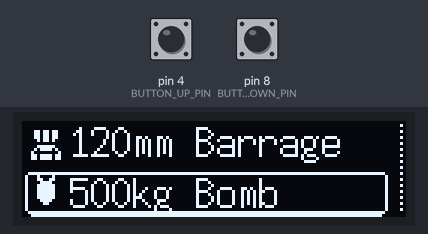
Simulated run of this sketch. Board: Arduino Uno, built with avr-gcc and run on an emulated ATmega328P. Parts: 128×32 one-colour display. Inputs (shaded band) come from the test bench; at power-on: pin 4 (BUTTON_UP_PIN) HIGH, pin 8 (BUTTON_DOWN_PIN) HIGH.

Above: at 1.2 s.
1.3 s: pin 4 (BUTTON_UP_PIN) pulled LOW for 0.15 s
At 1.9 s:
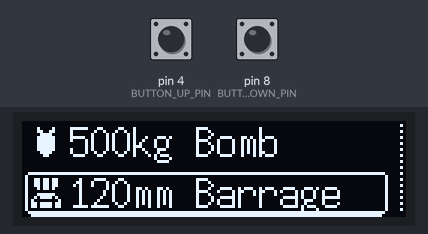
Timing chart, 0 to 4.3 s (numbered marks = the images above; inputs shaded):
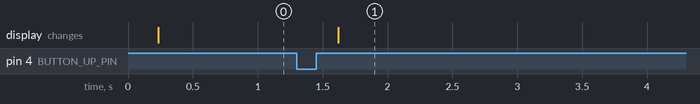

The sketch:

arduino_helldivers_menu.ino
```cpp
#include "U8glib.h"

U8GLIB_SSD1306_128X32 u8g(U8G_I2C_OPT_DEV_0 | U8G_I2C_OPT_NO_ACK | U8G_I2C_OPT_FAST); // Fast I2C / TWI

// 'oled_tutorial', 128x32px
const unsigned char epd_bitmap_oled_tutorial [] PROGMEM = {
	0x3f, 0xff, 0xff, 0xff, 0xff, 0xff, 0xff, 0xff, 0xff, 0xff, 0xff, 0xff, 0xff, 0xff, 0xff, 0x80,
	0x40, 0x00, 0x00, 0x00, 0x00, 0x00, 0x00, 0x00, 0x00, 0x00, 0x00, 0x00, 0x00, 0x00, 0x00, 0x42,
	0x44, 0x20, 0x00, 0x00, 0x00, 0x00, 0x00, 0x00, 0x00, 0x00, 0x00, 0x00, 0x00, 0x00, 0x00, 0x40,
	0x46, 0x60, 0x79, 0xf3, 0xec, 0x00, 0x0f, 0x80, 0x00, 0x60, 0x00, 0x00, 0x00, 0x00, 0x00, 0x42,
	0x43, 0xc0, 0x61, 0xb3, 0x6c, 0x8f, 0x0c, 0xce, 0x34, 0x78, 0x00, 0x00, 0x00, 0x00, 0x00, 0x40,
	0x47, 0xe0, 0x79, 0xb3, 0xed, 0x9b, 0x0c, 0xdb, 0x6e, 0x6c, 0x00, 0x00, 0x00, 0x00, 0x00, 0x42,
	0x47, 0xe0, 0x0d, 0xf3, 0xef, 0x1b, 0x0f, 0x9b, 0x6e, 0x6c, 0x00, 0x00, 0x00, 0x00, 0x00, 0x40,
	0x47, 0xe0, 0x0d, 0xf3, 0x6e, 0x1b, 0x0c, 0xdb, 0x6e, 0x6c, 0x00, 0x00, 0x00, 0x00, 0x00, 0x42,
	0x47, 0xe0, 0x4d, 0xb3, 0x6f, 0x1f, 0x0c, 0xdb, 0x66, 0x6c, 0x00, 0x00, 0x00, 0x00, 0x00, 0x40,
	0x47, 0xe0, 0x78, 0xf3, 0xcd, 0x83, 0x0f, 0x8e, 0x66, 0x78, 0x00, 0x00, 0x00, 0x00, 0x00, 0x42,
	0x43, 0xc0, 0x00, 0x00, 0x00, 0x1b, 0x00, 0x00, 0x00, 0x00, 0x00, 0x00, 0x00, 0x00, 0x00, 0x40,
	0x41, 0x80, 0x00, 0x00, 0x00, 0x0e, 0x00, 0x00, 0x00, 0x00, 0x00, 0x00, 0x00, 0x00, 0x00, 0x47,
	0x40, 0x00, 0x00, 0x00, 0x00, 0x00, 0x00, 0x00, 0x00, 0x00, 0x00, 0x00, 0x00, 0x00, 0x00, 0x47,
	0x3f, 0xff, 0xff, 0xff, 0xff, 0xff, 0xff, 0xff, 0xff, 0xff, 0xff, 0xff, 0xff, 0xff, 0xff, 0x87,
	0x1f, 0xff, 0xff, 0xff, 0xff, 0xff, 0xff, 0xff, 0xff, 0xff, 0xff, 0xff, 0xff, 0xff, 0xff, 0x07,
	0x00, 0x00, 0x00, 0x00, 0x00, 0x00, 0x00, 0x00, 0x00, 0x00, 0x00, 0x00, 0x00, 0x00, 0x00, 0x07,
	0x00, 0x00, 0x00, 0x00, 0x00, 0x00, 0x00, 0x00, 0x00, 0x00, 0x00, 0x00, 0x00, 0x00, 0x00, 0x07,
	0x00, 0x00, 0x00, 0x00, 0x00, 0x00, 0x00, 0x00, 0x00, 0x00, 0x00, 0x00, 0x00, 0x00, 0x00, 0x07,
	0x00, 0x00, 0x00, 0x00, 0x00, 0x00, 0x00, 0x00, 0x00, 0x00, 0x00, 0x00, 0x00, 0x00, 0x00, 0x07,
	0x0d, 0xb0, 0x00, 0x00, 0x00, 0x00, 0x00, 0x00, 0x00, 0x00, 0x00, 0x00, 0x00, 0x00, 0x00, 0x07,
	0x0d, 0xb0, 0x11, 0xcf, 0x00, 0x00, 0x0f, 0x00, 0x00, 0x00, 0x00, 0x00, 0x00, 0x00, 0x00, 0x00,
	0x0d, 0xb0, 0x30, 0x29, 0x36, 0x7c, 0x09, 0x39, 0x25, 0x9c, 0x71, 0x80, 0x00, 0x00, 0x00, 0x02,
	0x05, 0xa0, 0x10, 0x49, 0x2b, 0x5a, 0x09, 0x4d, 0x46, 0x26, 0x92, 0x40, 0x00, 0x00, 0x00, 0x00,
	0x00, 0x00, 0x10, 0x8b, 0x29, 0x5a, 0x0e, 0x0d, 0x84, 0x06, 0x92, 0x40, 0x00, 0x00, 0x00, 0x02,
	0x07, 0xe0, 0x11, 0x0d, 0x29, 0x5a, 0x09, 0x3d, 0x04, 0x1e, 0x93, 0xc0, 0x00, 0x00, 0x00, 0x00,
	0x0b, 0xd0, 0x12, 0x09, 0x21, 0x42, 0x09, 0x45, 0x04, 0x22, 0x72, 0x40, 0x00, 0x00, 0x00, 0x02,
	0x10, 0x08, 0x13, 0xe7, 0x21, 0x42, 0x0e, 0x3d, 0x04, 0x1e, 0x13, 0x80, 0x00, 0x00, 0x00, 0x00,
	0x1b, 0xd8, 0x00, 0x00, 0x00, 0x00, 0x00, 0x00, 0x00, 0x00, 0x90, 0x00, 0x00, 0x00, 0x00, 0x02,
	0x1b, 0xd8, 0x00, 0x00, 0x00, 0x00, 0x00, 0x00, 0x00, 0x00, 0x60, 0x00, 0x00, 0x00, 0x00, 0x00,
	0x00, 0x00, 0x00, 0x00, 0x00, 0x00, 0x00, 0x00, 0x00, 0x00, 0x00, 0x00, 0x00, 0x00, 0x00, 0x02,
	0x00, 0x00, 0x00, 0x00, 0x00, 0x00, 0x00, 0x00, 0x00, 0x00, 0x00, 0x00, 0x00, 0x00, 0x00, 0x00,
	0x00, 0x00, 0x00, 0x00, 0x00, 0x00, 0x00, 0x00, 0x00, 0x00, 0x00, 0x00, 0x00, 0x00, 0x00, 0x00
};

// ' icon_barrage', 16x16px
const unsigned char epd_bitmap__icon_barrage [] PROGMEM = {
	0x00, 0x00, 0x00, 0x00, 0x00, 0x00, 0x0d, 0xb0, 0x0d, 0xb0, 0x0d, 0xb0, 0x05, 0xa0, 0x00, 0x00,
	0x07, 0xe0, 0x0b, 0xd0, 0x10, 0x08, 0x1b, 0xd8, 0x1b, 0xd8, 0x00, 0x00, 0x00, 0x00, 0x00, 0x00
};
// ' icon_bomb', 16x16px
const unsigned char epd_bitmap__icon_bomb [] PROGMEM = {
	0x00, 0x00, 0x00, 0x00, 0x04, 0x20, 0x06, 0x60, 0x03, 0xc0, 0x07, 0xe0, 0x07, 0xe0, 0x07, 0xe0,
	0x07, 0xe0, 0x07, 0xe0, 0x03, 0xc0, 0x01, 0x80, 0x00, 0x00, 0x00, 0x00, 0x00, 0x00, 0x00, 0x00
};

// Array of all bitmaps for convenience. (Total bytes used to store images in PROGMEM = 96)
const unsigned char* bitmap_icons[2] = {
	epd_bitmap__icon_bomb,
  epd_bitmap__icon_barrage
};

// ' item_sel_background', 128x15px
const unsigned char epd_bitmap__item_sel_background [] PROGMEM = {
	0x3f, 0xff, 0xff, 0xff, 0xff, 0xff, 0xff, 0xff, 0xff, 0xff, 0xff, 0xff, 0xff, 0xff, 0xff, 0x80,
	0x40, 0x00, 0x00, 0x00, 0x00, 0x00, 0x00, 0x00, 0x00, 0x00, 0x00, 0x00, 0x00, 0x00, 0x00, 0x40,
	0x40, 0x00, 0x00, 0x00, 0x00, 0x00, 0x00, 0x00, 0x00, 0x00, 0x00, 0x00, 0x00, 0x00, 0x00, 0x40,
	0x40, 0x00, 0x00, 0x00, 0x00, 0x00, 0x00, 0x00, 0x00, 0x00, 0x00, 0x00, 0x00, 0x00, 0x00, 0x40,
	0x40, 0x00, 0x00, 0x00, 0x00, 0x00, 0x00, 0x00, 0x00, 0x00, 0x00, 0x00, 0x00, 0x00, 0x00, 0x40,
	0x40, 0x00, 0x00, 0x00, 0x00, 0x00, 0x00, 0x00, 0x00, 0x00, 0x00, 0x00, 0x00, 0x00, 0x00, 0x40,
	0x40, 0x00, 0x00, 0x00, 0x00, 0x00, 0x00, 0x00, 0x00, 0x00, 0x00, 0x00, 0x00, 0x00, 0x00, 0x40,
	0x40, 0x00, 0x00, 0x00, 0x00, 0x00, 0x00, 0x00, 0x00, 0x00, 0x00, 0x00, 0x00, 0x00, 0x00, 0x40,
	0x40, 0x00, 0x00, 0x00, 0x00, 0x00, 0x00, 0x00, 0x00, 0x00, 0x00, 0x00, 0x00, 0x00, 0x00, 0x40,
	0x40, 0x00, 0x00, 0x00, 0x00, 0x00, 0x00, 0x00, 0x00, 0x00, 0x00, 0x00, 0x00, 0x00, 0x00, 0x40,
	0x40, 0x00, 0x00, 0x00, 0x00, 0x00, 0x00, 0x00, 0x00, 0x00, 0x00, 0x00, 0x00, 0x00, 0x00, 0x40,
	0x40, 0x00, 0x00, 0x00, 0x00, 0x00, 0x00, 0x00, 0x00, 0x00, 0x00, 0x00, 0x00, 0x00, 0x00, 0x40,
	0x40, 0x00, 0x00, 0x00, 0x00, 0x00, 0x00, 0x00, 0x00, 0x00, 0x00, 0x00, 0x00, 0x00, 0x00, 0x40,
	0x3f, 0xff, 0xff, 0xff, 0xff, 0xff, 0xff, 0xff, 0xff, 0xff, 0xff, 0xff, 0xff, 0xff, 0xff, 0x80,
	0x1f, 0xff, 0xff, 0xff, 0xff, 0xff, 0xff, 0xff, 0xff, 0xff, 0xff, 0xff, 0xff, 0xff, 0xff, 0x00
};
// ' scrollbar_background', 8x32px
const unsigned char epd_bitmap__scrollbar_background [] PROGMEM = {
	0x00, 0x02, 0x00, 0x02, 0x00, 0x02, 0x00, 0x02, 0x00, 0x02, 0x00, 0x02, 0x00, 0x02, 0x00, 0x02,
	0x00, 0x02, 0x00, 0x02, 0x00, 0x02, 0x00, 0x02, 0x00, 0x02, 0x00, 0x02, 0x00, 0x02, 0x00, 0x00
};

#define BUTTON_UP_PIN 4
#define BUTTON_DOWN_PIN 8

int button_up_clicked = 0;
int button_down_clicked = 0;

const int NUM_ITEMS = 2;

char menu_item[NUM_ITEMS][20] = {
  {"500kg Bomb"},
	{"120mm Barrage"}
};

int item_selected = 0;

int item_sel_previous;
int item_sel_next;

void setup() {
  pinMode(BUTTON_UP_PIN, INPUT_PULLUP);
  pinMode(BUTTON_DOWN_PIN, INPUT_PULLUP);

  u8g.setFont(u8g_font_tpssb);
  u8g.setColorIndex(1);
}

void loop() {
  if ((digitalRead(BUTTON_UP_PIN) == LOW) && (button_up_clicked == 0)) {
    item_selected = item_selected - 1;
    button_up_clicked = 1;
    if (item_selected < 0) {
    item_selected = NUM_ITEMS-1;
    }
  }

  if ((digitalRead(BUTTON_DOWN_PIN) == LOW) && (button_down_clicked == 0)) {
    item_selected = item_selected + 1;
    button_down_clicked = 1;
    if (item_selected >= NUM_ITEMS) {
    item_selected = 0;
    }
  }

  if ((digitalRead(BUTTON_UP_PIN) == HIGH) && (button_up_clicked == 1)) {
    button_up_clicked = 0;
  }

  if ((digitalRead(BUTTON_DOWN_PIN) == HIGH) && (button_down_clicked == 1)) {
    button_down_clicked = 0;
  }

  item_sel_previous = item_selected - 1;
  if (item_sel_previous < 0) {
  item_sel_previous = NUM_ITEMS-1;
  }

  item_sel_next = item_selected + 1;
  if (item_sel_next >= NUM_ITEMS) {
  item_sel_next = 0;
  }

  u8g.firstPage();
  do {
    u8g.setFont(u8g_font_7x14);
    u8g.drawStr(16, 12, menu_item[item_sel_previous]);
    u8g.drawBitmapP(0, 0, 16/8, 16, bitmap_icons[item_sel_previous]);

    u8g.setFont(u8g_font_7x14);
    u8g.drawStr(16, 29, menu_item[item_selected]);
    u8g.drawBitmapP(0, 16, 16/8, 16, bitmap_icons[item_selected]);

    u8g.drawBitmapP(0, 17, 128/8, 15, epd_bitmap__item_sel_background);
    u8g.drawBitmapP(120, 0, 8/8, 32, epd_bitmap__scrollbar_background);
  } while (u8g.nextPage());
}
```

Measured:
- after the input at 1.3 s, the display: changes after 0.32 s (image 1)
